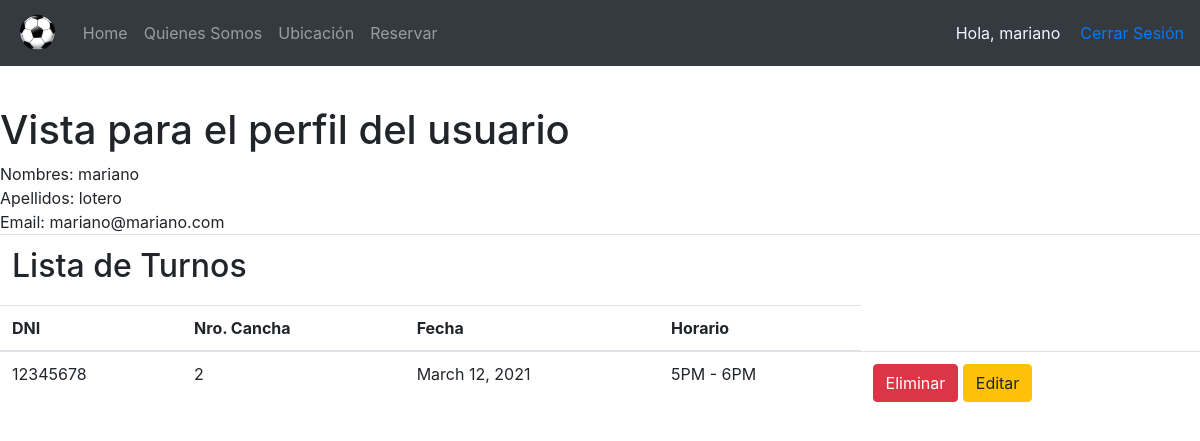
Before: /Perfil/ (signed in) with the older database file.
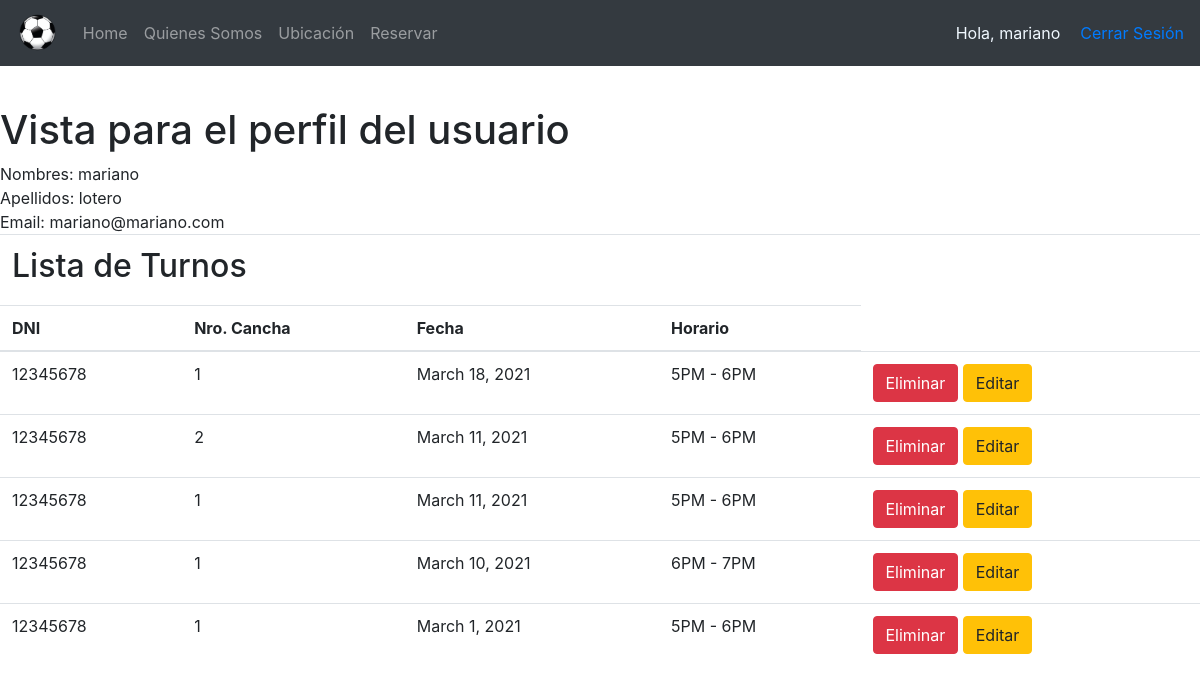
After: the same page with the newer database file.
### users/models.py (models this page shows, shortened)
class Usuario(AbstractBaseUser, PermissionsMixin):
    username = models.CharField("Usuario", unique=True, max_length=50)
    first_name = models.CharField("Nombres", max_length=200)
    surname = models.CharField("Apellidos", max_length=200)
    dni = models.CharField("Dni", unique=True, max_length=8)
    email = models.EmailField(_('email address'), unique=True)
    is_staff = models.BooleanField(default=False)
    is_active = models.BooleanField(default=True)
    date_joined = models.DateTimeField(default=timezone.now)
    USERNAME_FIELD = 'username'
    REQUIRED_FIELDS = ['email' ,'dni', 'first_name' , 'surname']
    objects = CustomUserManager()

### turnos/models.py (models this page shows, shortened)
class Turno(models.Model):
    dia = models.DateField()
    hora = models.CharField(blank=False, null=False, max_length=20, choices=HORARIOS)
    persona = models.ForeignKey(Usuario, on_delete=models.CASCADE)
    cancha = models.ForeignKey(Cancha, blank=False, null=False, on_delete=models.CASCADE)
    class Meta:
        ordering = ['dia']

### turnos/views.py (the view)
# urls.py: path('Perfil/', FormularioTurnosView.lista_turnos, name='lista_turnos'),
    def lista_turnos(request):
        actual_user = request.user.id
        data = {
            'turnos': Turno.objects.filter(persona_id=request.user.id).order_by('-dia')[:20],
        }
        return render(request, 'accounts/registrados/perfil.html', data)

### templates/accounts/registrados/perfil.html (shortened to what this page needs)
{% extends 'accounts/header.html' %}
{% load static %}
    {% block content %}
    <link rel="stylesheet" href="https://stackpath.bootstrapcdn.com/bootstrap/4.4.1/css/bootstrap.min.css">
</head>
<body>
    <h1>Vista para el perfil del usuario</h1>
    <div>
        <div>
            <span class="data">Nombres:  </span><span>{{ user.first_name }}</span>
        </div>
        <div>
            <span class="data">Apellidos:  </span><span>{{ user.surname }}</span>
        </div>
        <div>
            <span class="data">Email:  </span><span>{{ user.email }}</span>
        </div>
    </div>
    <table class="table">
        <thead>
            <tr>
                <td colspan="6"><h2>Lista de Turnos</h2></td>
             </tr>
          <tr>
            <th scope="col">DNI</th>
            <th scope="col">Nro. Cancha</th>
            <th scope="col">Fecha</th>
            <th scope="col">Horario</th>
          </tr>
        </thead>
        <tbody>
        {% for i in turnos %}
            <tr>
                <td>{{ i.persona.dni }}</td>
                <td>{{ i.cancha_id }}</td>
                <td>{{ i.dia }}</td>
                <td>{{ i.hora }}</td>
                <td>
                    <a class="btn btn-danger" href="{% url 'eliminar' i.id %}">Eliminar</a>
                    <a class="btn btn-warning" href="{% url 'editar_turno' i.id %}">Editar</a>
                </td>
            </tr>
        {% endfor %}
        </tbody>
      </table>
    {% endblock %}

### templates/accounts/header.html (shortened to what this page needs)
{% load static %}
<html>
<head>
    <link rel="stylesheet" href="https://stackpath.bootstrapcdn.com/bootstrap/4.4.1/css/bootstrap.min.css">
</head>
<body>
    <div class="cotainer" style="padding-bottom: 40px;">
        <nav class="navbar navbar-expand-lg navbar-dark bg-dark">
            <a class="navbar-brand">
                <img src="{% static '/css/img/logo_pag.png' %}" height="40px">
            </a>
            <div class="collapse navbar-collapse" id="menu">
                <ul class="navbar-nav mr-auto">
                    {% if user.is_authenticated %}
                    <li class="navbar-item"><a href="http://127.0.0.1:8000/Home_user" class="nav-link">Home</a></li>
                    <li class="navbar-item"><a href="https://www.youtube.com/watch?v=kWvpG1kRh90" class="nav-link">Quienes Somos</a></li>
                    <li class="navbar-item"><a href="http://127.0.0.1:8000/Ubicacion/" class="nav-link">Ubicación</a></li>
                    <li class="navbar-item"><a href="http://127.0.0.1:8000/reservas/" class="nav-link">Reservar</a></li>
                    {% endif %}
                </ul>
            </div>
            <div class="navbar-collapse collapse 2-100 order-3 dual-collapse2">
                <ul class="navbar-nav ml-auto">
                    {% if user.is_authenticated %}
                    <span style="margin-right: 20px; color: aliceblue;">Hola, <a style="color: aliceblue;" href="http://127.0.0.1:8000/Perfil/"> {{ user.first_name }}</a></span>
                    <span><a href=" {% url 'Logout' %}">Cerrar Sesión</a></span>
                    {% else %}
                    <li class="nav-item"><a class="nav-link" href="http://127.0.0.1:8000/Login">Iniciar Sesión</a></li>
                    <li class="nav-item"><a class="nav-link" href="http://127.0.0.1:8000/register">Registrarse</a></li>
                    {% endif %}
                </ul>
            </div>
        </nav>
    </div>
    {% block content %} {% endblock %}
</body>
</html>

Changed rows visible on the page:
removed Turno: persona.dni "12345678", cancha_id "2", dia "March 12, 2021", hora "5PM - 6PM"
added Turno: persona.dni "12345678", cancha_id "1", dia "March 18, 2021", hora "5PM - 6PM"
added Turno: persona.dni "12345678", cancha_id "2", dia "March 11, 2021", hora "5PM - 6PM"
added Turno: persona.dni "12345678", cancha_id "1", dia "March 11, 2021", hora "5PM - 6PM"
added Turno: persona.dni "12345678", cancha_id "1", dia "March 10, 2021", hora "6PM - 7PM"
added Turno: persona.dni "12345678", cancha_id "1", dia "March 1, 2021", hora "5PM - 6PM"
